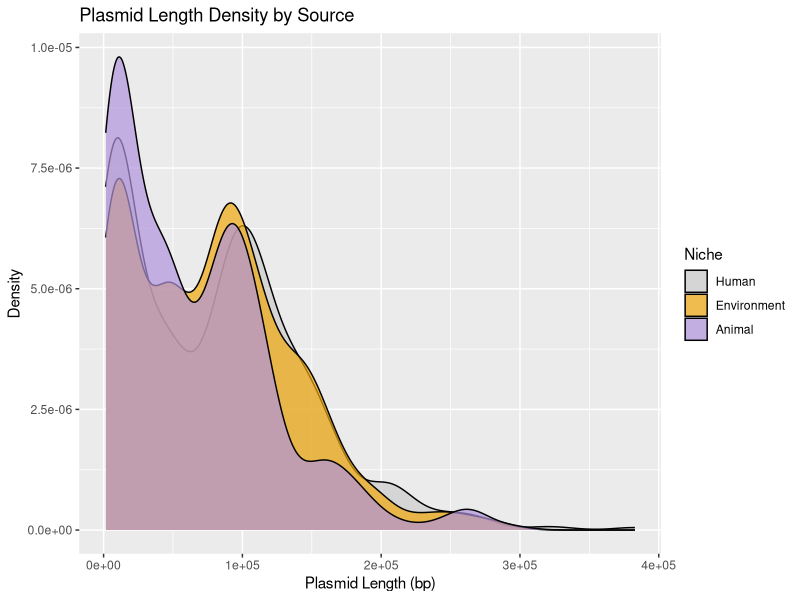
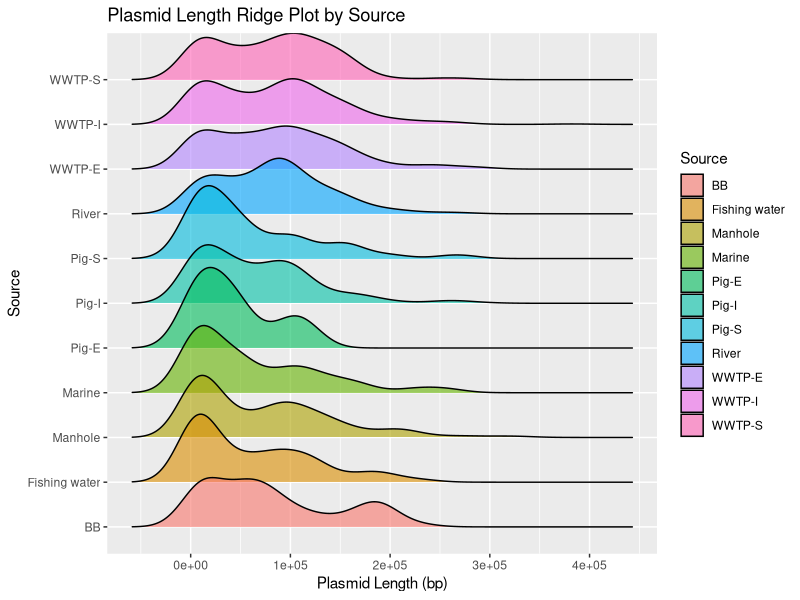
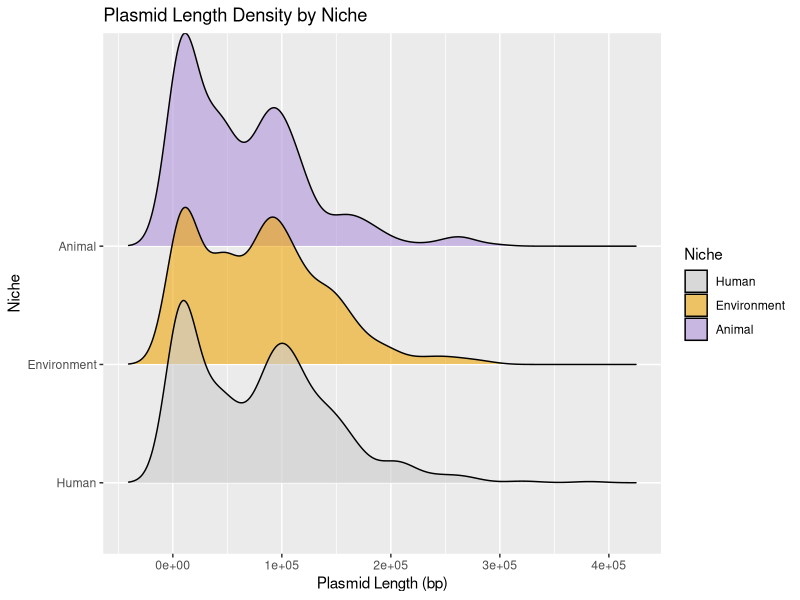
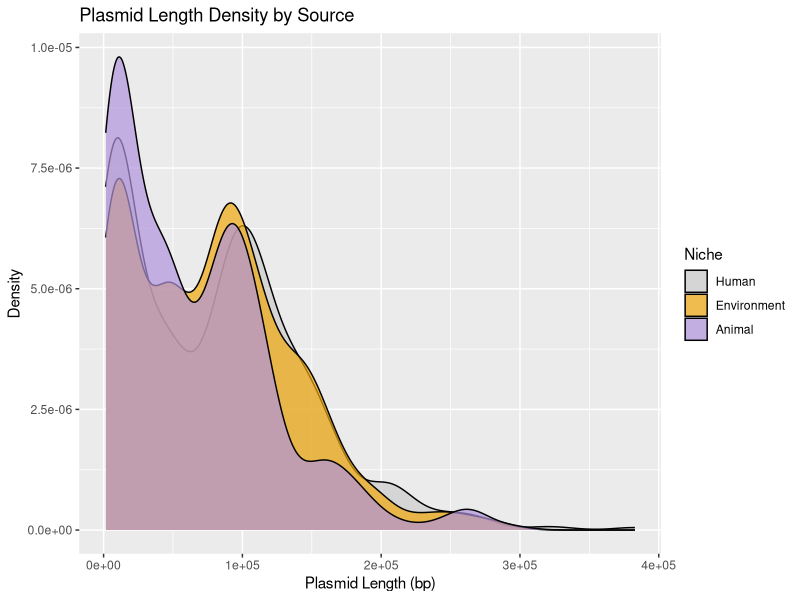
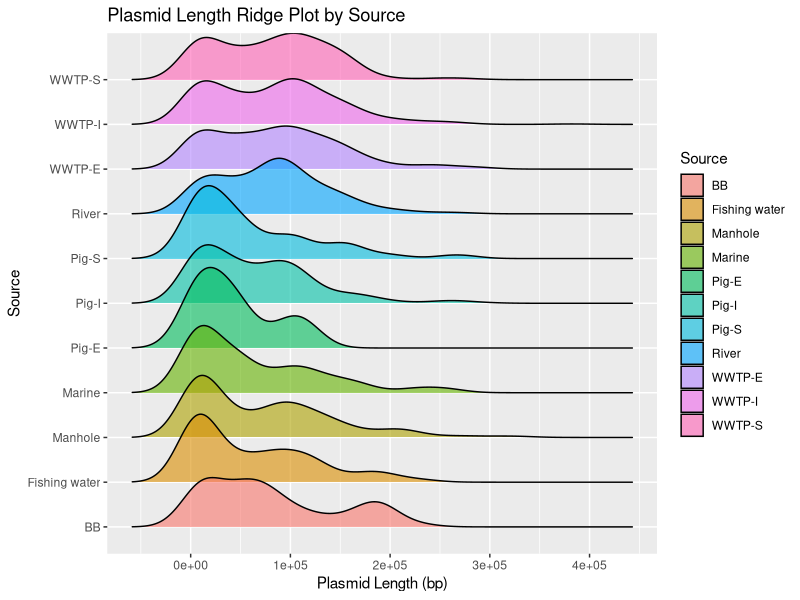
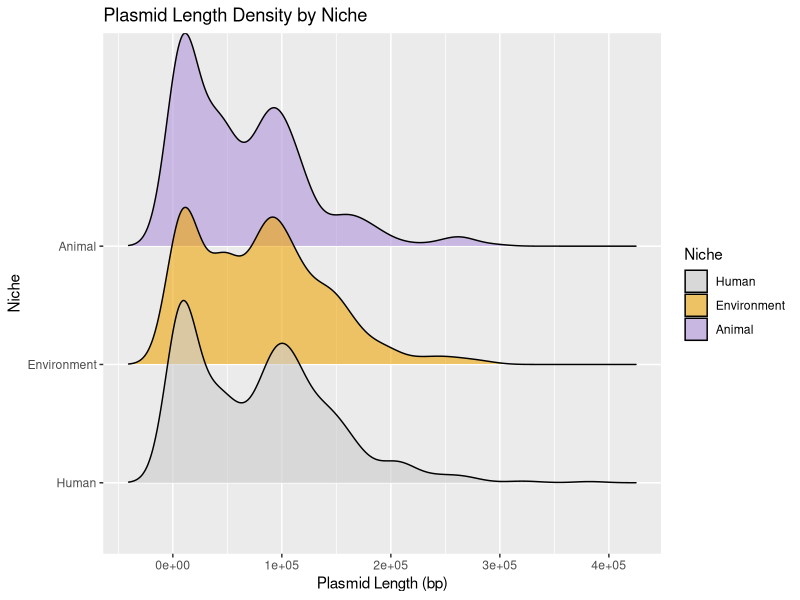

Generate these figures, in order, with R:
# 导入库
#install.packages("ggridges")
library(ggplot2)
library(ggridges)

# 读取数据
data <- read.table('niche-plasmid-length.txt', header = TRUE, sep = "\t") # 如果是用逗号分隔的文件，请将 sep 参数改为 ","
data2 <- read.table('Plasmid-Length-Source.txt', header = TRUE, sep = "\t")
# 转换数据为长格式
data_long <- stack(data)

# 创建密度图
plot <- ggplot(data_long, aes(x = values, fill = ind)) +
  geom_density(alpha = 0.7) +
  scale_fill_manual(values = c("#CCCCCC", "#EFA70C", "#B094DB")) +
  labs(title = "Plasmid Length Density by Source",
       x = "Plasmid Length (bp)",
       y = "Density",
       fill = "Niche")

plot2 <- ggplot(data2, aes(x = Length, y = Source, fill = Source)) +
  geom_density_ridges(alpha = 0.6) +
  labs(title = "Plasmid Length Ridge Plot by Source",
       x = "Plasmid Length (bp)",
       y = "Source",
       fill = "Source")


plot3 <- ggplot(data_long, aes(x = values, y = ind, fill = ind)) +
  geom_density_ridges(alpha = 0.6) +
  scale_fill_manual(values = c("#CCCCCC", "#EFA70C", "#B094DB")) +
  labs(title = "Plasmid Length Density by Niche",
       x = "Plasmid Length (bp)",
       y = "Niche",
       fill = "Niche")

# 显示图表
print(plot)
print(plot2)
print(plot3)

# 保存图像并设置图像大小
ggsave("density_plot.png", plot, width = 10, height = 6, dpi = 300)
ggsave("density_ridge_plot-source.png", plot2, width = 10, height = 14, dpi = 300)
ggsave("density_ridge_plot-niche.png", plot3, width = 10, height = 8, dpi = 300)
